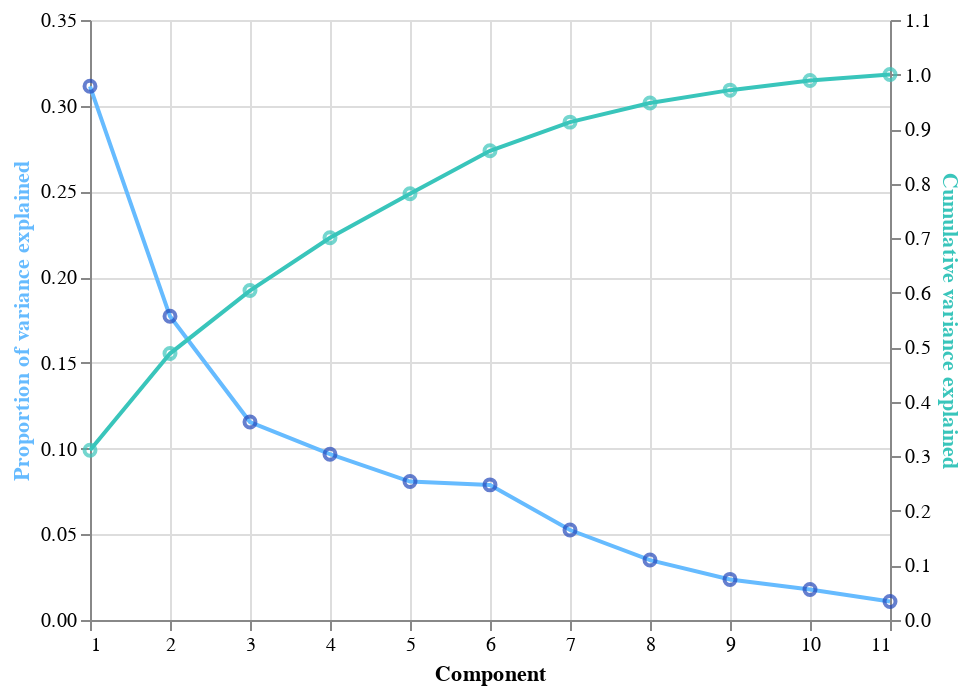

Write notebook code for a chart like this one.
### Code cell
# encode component axis only as base layer
base = alt.Chart(pcvars).encode(x = 'Component')
# make a base layer for the proportion of variance explained
prop_var_base = base.encode(
    y = alt.Y('Proportion of variance explained', axis = alt.Axis(titleColor = '#66BBFF'))
)
# make a base layer for the cumulative variance explained
cum_var_base = base.encode(
    y = alt.Y('Cumulative variance explained', axis = alt.Axis(titleColor = '#39C5BB'))
)
# add points and lines to each base layer
prop_var = prop_var_base.mark_line(stroke = '#66BBFF') + prop_var_base.mark_point(color = '#2449BB') 
cum_var = cum_var_base.mark_line(stroke = '#39C5BB') + cum_var_base.mark_point(color = '#39C5BB')
# layer the layers
var_explained_plot = alt.layer(prop_var, cum_var).resolve_scale(y = 'independent') 
var_explained_plot

### Figure 1 — Vega-Lite specification as saved in the notebook (floating-point values rounded to 4 significant figures)
{"config": {"view": {"continuousWidth": 400, "continuousHeight": 300}}, "layer": [{"layer": [{"mark": {"type": "line", "stroke": "#66BBFF"}, "encoding": {"x": {"field": "Component", "type": "quantitative"}, "y": {"axis": {"titleColor": "#66BBFF"}, "field": "Proportion of variance explained", "type": "quantitative"}}}, {"mark": {"type": "point", "color": "#2449BB"}, "encoding": {"x": {"field": "Component", "type": "quantitative"}, "y": {"axis": {"titleColor": "#66BBFF"}, "field": "Proportion of variance explained", "type": "quantitative"}}}]}, {"layer": [{"mark": {"type": "line", "stroke": "#39C5BB"}, "encoding": {"x": {"field": "Component", "type": "quantitative"}, "y": {"axis": {"titleColor": "#39C5BB"}, "field": "Cumulative variance explained", "type": "quantitative"}}}, {"mark": {"type": "point", "color": "#39C5BB"}, "encoding": {"x": {"field": "Component", "type": "quantitative"}, "y": {"axis": {"titleColor": "#39C5BB"}, "field": "Cumulative variance explained", "type": "quantitative"}}}]}], "data": {"name": "data-703d8155c1575b30b2f277d3da523807"}, "resolve": {"scale": {"y": "independent"}}, "$schema": "https://vega.github.io/schema/vega-lite/v4.17.0.json", "datasets": {"data-703d8155c1575b30b2f277d3da523807": [{"Proportion of variance explained": 0.3113, "Component": 1, "Cumulative variance explained": 0.3113}, {"Proportion of variance explained": 0.1772, "Component": 2, "Cumulative variance explained": 0.4885}, {"Proportion of variance explained": 0.1155, "Component": 3, "Cumulative variance explained": 0.604}, {"Proportion of variance explained": 0.09671, "Component": 4, "Cumulative variance explained": 0.7007}, {"Proportion of variance explained": 0.08078, "Component": 5, "Cumulative variance explained": 0.7815}, {"Proportion of variance explained": 0.07882, "Component": 6, "Cumulative variance explained": 0.8603}, {"Proportion of variance explained": 0.05248, "Component": 7, "Cumulative variance explained": 0.9128}, {"Proportion of variance explained": 0.03496, "Component": 8, "Cumulative variance explained": 0.9477}, {"Proportion of variance explained": 0.02368, "Component": 9, "Cumulative variance explained": 0.9714}, {"Proportion of variance explained": 0.01781, "Component": 10, "Cumulative variance explained": 0.9892}, {"Proportion of variance explained": 0.0108, "Component": 11, "Cumulative variance explained": 1.0}]}}
